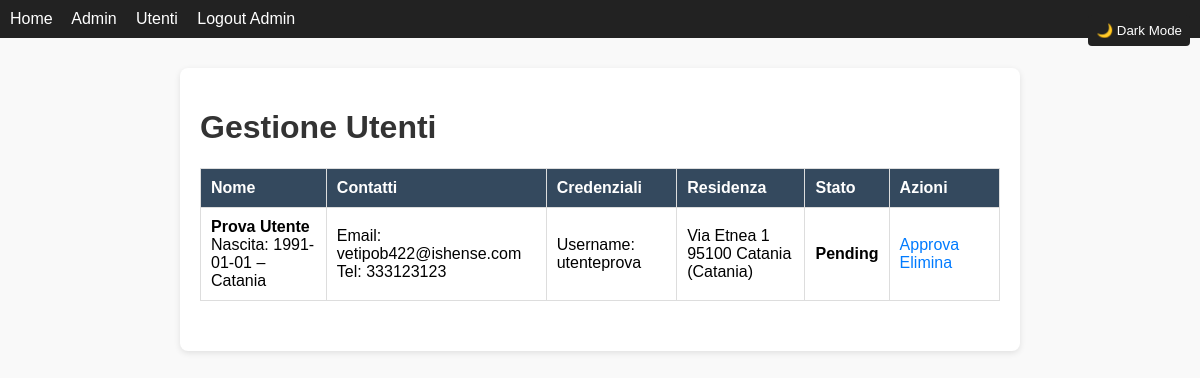
The page /admin/users (signed in) on the database its author committed.
### tables this page shows
CREATE TABLE utenti (
    id INTEGER PRIMARY KEY AUTOINCREMENT,
    nome TEXT NOT NULL,
    cognome TEXT NOT NULL,
    data_nascita DATE NOT NULL,
    luogo_nascita TEXT NOT NULL,
    indirizzo TEXT NOT NULL,
    citta TEXT NOT NULL,
    comune TEXT NOT NULL,
    cap TEXT NOT NULL,
    email TEXT NOT NULL UNIQUE,
    telefono TEXT,
    username TEXT NOT NULL UNIQUE,
    password_hash TEXT NOT NULL,
    consenso_privacy BOOLEAN NOT NULL,
    stato TEXT NOT NULL DEFAULT 'pending' -- pending | attivo | sospeso
);

### app.py (the view)
@app.route("/admin/users")
@admin_required
def admin_users():
    db = get_db()
    users = db.execute("""
        SELECT id, nome, cognome, email, telefono, username, stato,
               data_nascita, luogo_nascita, indirizzo, citta, comune, cap
        FROM utenti
        ORDER BY stato DESC, cognome ASC, nome ASC
    """).fetchall()
    return render_template("admin_users.html", users=users)

### app.py (called while the page is built)
def get_db():
    conn = sqlite3.connect(DB_FILE)
    conn.row_factory = sqlite3.Row
    return conn

def admin_required(f):
    @wraps(f)
    def wrapper(*args, **kwargs):
        if not session.get("admin"):
            return redirect(url_for("login"))
        return f(*args, **kwargs)
    return wrapper

### templates/admin_users.html (shortened to what this page needs)
{% extends "layout.html" %}
{% block content %}
<h1>Gestione Utenti</h1>
<table class="admin-table">
  <tr>
    <th>Nome</th>
    <th>Contatti</th>
    <th>Credenziali</th>
    <th>Residenza</th>
    <th>Stato</th>
    <th>Azioni</th>
  </tr>
  {% for u in users %}
  <tr class="{% if u.stato == 'attivo' %}ok{% elif u.stato == 'pending' %}sotto_minimo{% else %}piena{% endif %}">
    <td>
      <strong>{{ u.cognome }} {{ u.nome }}</strong><br>
      Nascita: {{ u.data_nascita }} – {{ u.luogo_nascita }}
    </td>
    <td>
      Email: {{ u.email }}<br>
      Tel: {{ u.telefono or '-' }}
    </td>
    <td>
      Username: {{ u.username }}
    </td>
    <td>
      {{ u.indirizzo }}<br>
      {{ u.cap }} {{ u.citta }} ({{ u.comune }})
    </td>
    <td><strong>{{ u.stato|capitalize }}</strong></td>
    <td class="action-links">
      {% if u.stato != 'attivo' %}
        <a href="{{ url_for('admin_users_approve', user_id=u.id) }}">Approva</a>
      {% endif %}
      <a href="{{ url_for('admin_users_delete', user_id=u.id) }}" onclick="return confirm('Confermi eliminazione utente? Questa azione rimuove anche le sue prenotazioni.');">Elimina</a>
    </td>
  </tr>
  {% endfor %}
</table>
{% endblock %}

### static/style.css (style rules this page uses)
body { font-family: Arial, sans-serif; margin: 0; padding: 0; background: #f9f9f9; color: #333; }
table { width: 100%; border-collapse: collapse; margin: 20px 0; }
table th, table td { border: 1px solid #ddd; padding: 8px; text-align: center; }
table th { background: #f2f2f2; }
.admin-table { border-collapse: collapse; width: 100%; margin-bottom: 30px; }
.admin-table th, .admin-table td { border: 1px solid #ddd; padding: 10px; text-align: left; }
.admin-table th { background-color: #34495e; color: white; }
body:not(.dark-mode) .admin-table td { background-color: #fff; color: #000; }
body:not(.dark-mode) .admin-table tr:nth-child(odd):not(.ok):not(.piena):not(.sotto_minimo) { background-color: #ffffff; }
body:not(.dark-mode) .admin-table tr.sotto_minimo { background-color: #fff3cd; color: #856404; }
.action-links a { margin-right: 10px; text-decoration: none; color: #007bff; }
body { background-color: #f9f9f9; color: #333; }

### rows shown on the page
utenti: cognome "Prova", nome "Utente", data_nascita "1991-01-01", luogo_nascita "Catania", email "vetipob422@ishense.com", telefono "333123123", username "utenteprova", indirizzo "Via Etnea 1", cap "95100", citta "Catania", comune "Catania", stato "Pending"
